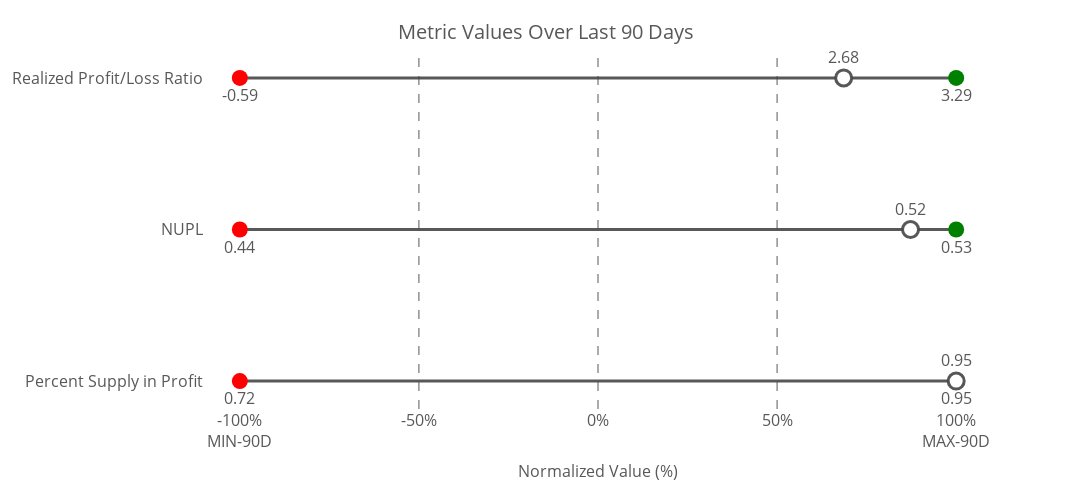

The notebook cell this image was saved under:
### Code cell
# Manually define metrics and their titles
metrics_titles = {

    'supplyinprofit_sma_maxmin': "Percent Supply in Profit",
    'nupl_sma_maxmin':"NUPL",
    'plratio_sma_maxmin': "Realized Profit/Loss Ratio"
    
    # Add more metrics and titles as needed
}

# Create the dot plot
fig = create_dot_plot(merged_df, metrics_titles)

# Show the plot
fig.show()

# Optionally, save the plot as an HTML file
import plotly.io as pio
pio.write_html(fig, file='normalized_profitloss2_raw_metrics_dot_plot.html')

### Figure 1 — Plotly figure (JSON) as saved in the notebook; plotly's stock layout.template omitted (floating-point values rounded to 4 significant figures)
{"data": [{"line": {"color": "rgba(70, 70, 70, 0.9)", "width": 3}, "mode": "lines", "showlegend": false, "x": [-100, 100], "y": ["Percent Supply in Profit", "Percent Supply in Profit"], "type": "scatter"}, {"marker": {"color": "red", "size": 16, "symbol": "circle"}, "mode": "markers+text", "name": "Percent Supply in Profit Min", "text": ["0.72"], "textfont": {"color": "rgba(70, 70, 70, 0.9)", "size": 16}, "textposition": "bottom center", "x": [-100], "y": ["Percent Supply in Profit"], "type": "scatter"}, {"marker": {"color": "green", "size": 16, "symbol": "circle"}, "mode": "markers+text", "name": "Percent Supply in Profit Max", "text": ["0.95"], "textfont": {"color": "rgba(70, 70, 70, 0.9)", "size": 16}, "textposition": "bottom center", "x": [100], "y": ["Percent Supply in Profit"], "type": "scatter"}, {"marker": {"color": "white", "line": {"color": "rgba(70, 70, 70, 0.9)", "width": 3}, "size": 16, "symbol": "circle"}, "mode": "markers+text", "name": "Percent Supply in Profit Current", "text": ["0.95"], "textfont": {"color": "rgba(70, 70, 70, 0.9)", "size": 16}, "textposition": "top center", "x": [100.0], "y": ["Percent Supply in Profit"], "type": "scatter"}, {"line": {"color": "rgba(70, 70, 70, 0.9)", "width": 3}, "mode": "lines", "showlegend": false, "x": [-100, 100], "y": ["NUPL", "NUPL"], "type": "scatter"}, {"marker": {"color": "red", "size": 16, "symbol": "circle"}, "mode": "markers+text", "name": "NUPL Min", "text": ["0.44"], "textfont": {"color": "rgba(70, 70, 70, 0.9)", "size": 16}, "textposition": "bottom center", "x": [-100], "y": ["NUPL"], "type": "scatter"}, {"marker": {"color": "green", "size": 16, "symbol": "circle"}, "mode": "markers+text", "name": "NUPL Max", "text": ["0.53"], "textfont": {"color": "rgba(70, 70, 70, 0.9)", "size": 16}, "textposition": "bottom center", "x": [100], "y": ["NUPL"], "type": "scatter"}, {"marker": {"color": "white", "line": {"color": "rgba(70, 70, 70, 0.9)", "width": 3}, "size": 16, "symbol": "circle"}, "mode": "markers+text", "name": "NUPL Current", "text": ["0.52"], "textfont": {"color": "rgba(70, 70, 70, 0.9)", "size": 16}, "textposition": "top center", "x": [87.25], "y": ["NUPL"], "type": "scatter"}, {"line": {"color": "rgba(70, 70, 70, 0.9)", "width": 3}, "mode": "lines", "showlegend": false, "x": [-100, 100], "y": ["Realized Profit/Loss Ratio", "Realized Profit/Loss Ratio"], "type": "scatter"}, {"marker": {"color": "red", "size": 16, "symbol": "circle"}, "mode": "markers+text", "name": "Realized Profit/Loss Ratio Min", "text": ["-0.59"], "textfont": {"color": "rgba(70, 70, 70, 0.9)", "size": 16}, "textposition": "bottom center", "x": [-100], "y": ["Realized Profit/Loss Ratio"], "type": "scatter"}, {"marker": {"color": "green", "size": 16, "symbol": "circle"}, "mode": "markers+text", "name": "Realized Profit/Loss Ratio Max", "text": ["3.29"], "textfont": {"color": "rgba(70, 70, 70, 0.9)", "size": 16}, "textposition": "bottom center", "x": [100], "y": ["Realized Profit/Loss Ratio"], "type": "scatter"}, {"marker": {"color": "white", "line": {"color": "rgba(70, 70, 70, 0.9)", "width": 3}, "size": 16, "symbol": "circle"}, "mode": "markers+text", "name": "Realized Profit/Loss Ratio Current", "text": ["2.68"], "textfont": {"color": "rgba(70, 70, 70, 0.9)", "size": 16}, "textposition": "top center", "x": [68.59], "y": ["Realized Profit/Loss Ratio"], "type": "scatter"}], "layout": {"shapes": [{"line": {"color": "rgba(70, 70, 70, 0.9)", "dash": "dash", "width": 1}, "type": "line", "x0": -50, "x1": -50, "xref": "x", "y0": 0, "y1": 1, "yref": "paper"}, {"line": {"color": "rgba(70, 70, 70, 0.9)", "dash": "dash", "width": 1}, "type": "line", "x0": 0, "x1": 0, "xref": "x", "y0": 0, "y1": 1, "yref": "paper"}, {"line": {"color": "rgba(70, 70, 70, 0.9)", "dash": "dash", "width": 1}, "type": "line", "x0": 50, "x1": 50, "xref": "x", "y0": 0, "y1": 1, "yref": "paper"}], "title": {"font": {"color": "rgba(70, 70, 70, 0.9)", "size": 20}, "text": "Metric Values Over Last 90 Days", "y": 0.95, "x": 0.5, "xanchor": "center", "yanchor": "top"}, "xaxis": {"title": {"font": {"color": "rgba(70, 70, 70, 0.9)", "size": 16}, "text": "Normalized Value (%)"}, "tickfont": {"color": "rgba(70, 70, 70, 0.9)", "size": 16}, "showgrid": false, "range": [-110, 110], "tickvals": [-100, -50, 0, 50, 100], "ticktext": ["-100%<br>MIN-90D", "-50%", "0%", "50%", "100%<br>MAX-90D"], "showline": false, "zeroline": false}, "yaxis": {"tickfont": {"color": "rgba(70, 70, 70, 0.9)", "size": 16}, "title": {"standoff": 35}, "tickmode": "array", "tickvals": [0, 1, 2], "ticktext": ["Percent Supply in Profit", "NUPL", "Realized Profit/Loss Ratio"], "side": "left", "showgrid": false}, "margin": {"l": 100, "r": 100, "t": 50, "b": 20}, "font": {"color": "rgba(70, 70, 70, 0.9)", "size": 14}, "height": 490, "width": 1200, "showlegend": false, "plot_bgcolor": "white", "paper_bgcolor": "white"}}
